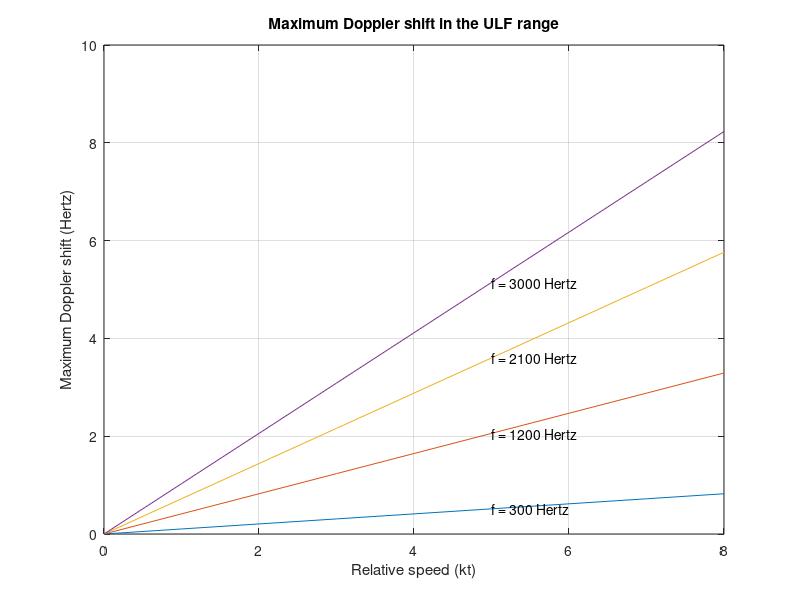

This chart was generated by the following MATLAB code:
% Evaluation of Doppler spread
clear;
figure;
% speed 
v = 0:1:8; % in kt 
vr = v*0.514444; % in m/s
% frequencies
f0 =[ 300 1200 2100 3000 ]; 
% sound speed
c = 1500; % m/s
% shift
for i=1:length(f0)
    delta = f0(i).*vr/c;
    plot(v,delta);
    hold on;
    text(5,delta(6),['f = ' num2str(f0(i)) ' Hertz']);
end
xlabel('Relative speed (kt)');
ylabel('Maximum Doppler shift (Hertz)');
title('Maximum Doppler shift in the ULF range');
grid on;
